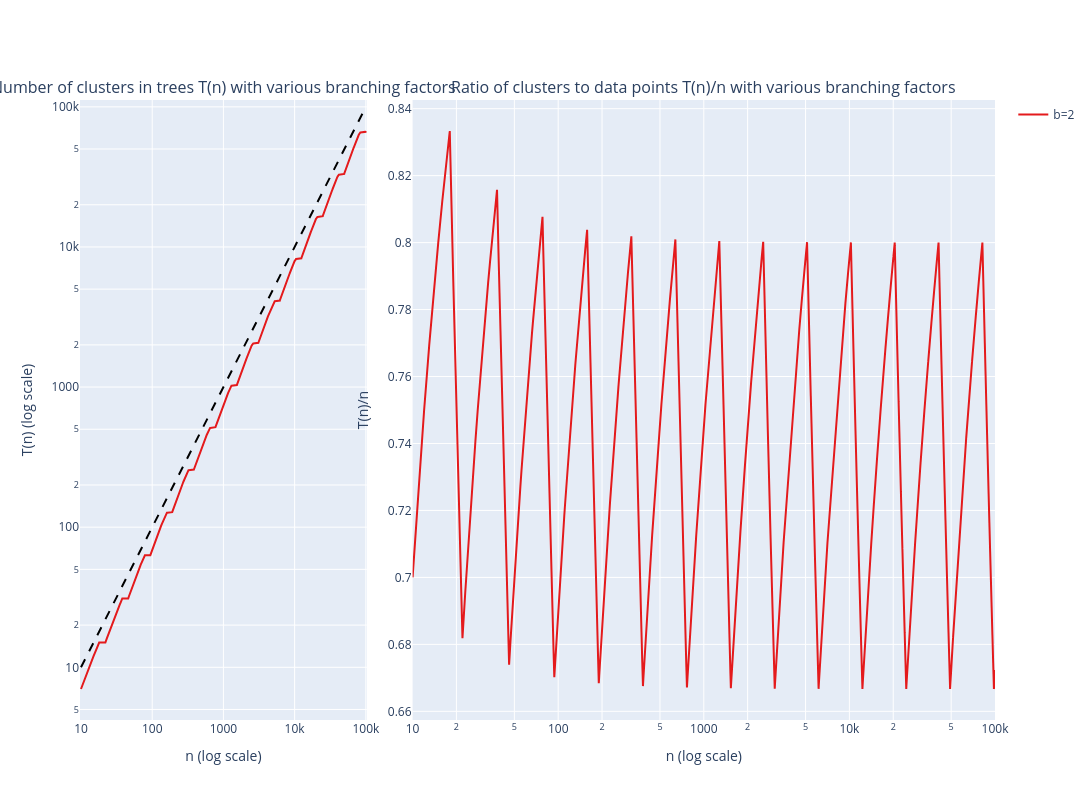

The notebook cell saved with this chart:
### Code cell
fig = make_plot(min_n, max_n, [(b, tree_size_df)])
fig.show()

### Figure 1 — Plotly figure (JSON) as saved in the notebook; plotly's stock layout.template omitted (floating-point values rounded to 4 significant figures; data arrays with more than 128 entries replaced by an {"elided": "..."} marker saying what was removed)
{"data": [{"legendgroup": "b=2", "line": {"color": "rgb(228,26,28)"}, "mode": "lines", "name": "b=2", "type": "scatter", "x": {"elided": "99990 int values"}, "xaxis": "x", "y": {"elided": "99990 int values"}, "yaxis": "y"}, {"legendgroup": "b=2", "line": {"color": "rgb(228,26,28)"}, "mode": "lines", "name": "b=2", "showlegend": false, "type": "scatter", "x": {"elided": "99990 int values"}, "xaxis": "x2", "y": {"elided": "99990 float values"}, "yaxis": "y2"}], "layout": {"annotations": [{"font": {"size": 16}, "showarrow": false, "text": "Number of clusters in trees T(n) with various branching factors", "x": 0.1568, "xanchor": "center", "xref": "paper", "y": 1, "yanchor": "bottom", "yref": "paper"}, {"font": {"size": 16}, "showarrow": false, "text": "Ratio of clusters to data points T(n)/n with various branching factors", "x": 0.6817, "xanchor": "center", "xref": "paper", "y": 1, "yanchor": "bottom", "yref": "paper"}], "height": 800, "shapes": [{"line": {"color": "Black", "dash": "dash"}, "type": "line", "x0": 10, "x1": 100000, "xref": "x", "y0": 10, "y1": 100000, "yref": "y"}], "showlegend": true, "width": 2400, "xaxis": {"anchor": "y", "domain": [0, 0.3135], "title": {"text": "n (log scale)"}, "type": "log"}, "xaxis2": {"anchor": "y2", "domain": [0.3635, 1], "title": {"text": "n (log scale)"}, "type": "log"}, "yaxis": {"anchor": "x", "domain": [0, 1], "title": {"text": "T(n) (log scale)"}, "type": "log"}, "yaxis2": {"anchor": "x2", "domain": [0, 1], "title": {"text": "T(n)/n"}}}}
